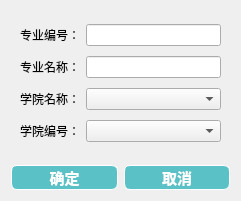
<?xml version="1.0" encoding="UTF-8"?>
<ui version="4.0">
 <class>DialogMajorData</class>
 <widget class="QDialog" name="DialogMajorData">
  <property name="geometry">
   <rect>
    <x>0</x>
    <y>0</y>
    <width>241</width>
    <height>201</height>
   </rect>
  </property>
  <property name="windowTitle">
   <string>Dialog</string>
  </property>
  <property name="styleSheet">
   <string notr="true">/*pushbutton */
QPushButton {
border: 0.5px solid white;
border-radius: 6px;
background-color: rgb(90,194,198);
min-width: 80px;
font-family: &quot;Microsoft YaHei&quot;;
font-size:11pt;
font-weight: bold;
color:white;
}

QPushButton:hover {
border: 0.5px solid white;
border-radius: 6px;
background-color: #1fab89;
min-width: 80px;
font-family: &quot;Microsoft YaHei&quot;;
font-size:10pt;
font-weight: bold;
color:white;
}
</string>
  </property>
  <layout class="QGridLayout" name="gridLayout_2">
   <item row="0" column="0" colspan="2">
    <widget class="QWidget" name="widget" native="true">
     <layout class="QGridLayout" name="gridLayout">
      <item row="4" column="1">
       <widget class="QComboBox" name="comboCollegeId"/>
      </item>
      <item row="4" column="0">
       <widget class="QLabel" name="label_3">
        <property name="text">
         <string>学院编号：</string>
        </property>
       </widget>
      </item>
      <item row="3" column="1">
       <widget class="QComboBox" name="comboCollegeName"/>
      </item>
      <item row="1" column="0">
       <widget class="QLabel" name="label_2">
        <property name="text">
         <string>专业名称：</string>
        </property>
       </widget>
      </item>
      <item row="1" column="1">
       <widget class="QLineEdit" name="leMajorName"/>
      </item>
      <item row="0" column="0">
       <widget class="QLabel" name="label">
        <property name="text">
         <string>专业编号：</string>
        </property>
       </widget>
      </item>
      <item row="3" column="0">
       <widget class="QLabel" name="label_4">
        <property name="text">
         <string>学院名称：</string>
        </property>
       </widget>
      </item>
      <item row="0" column="1">
       <widget class="QLineEdit" name="leMajorId"/>
      </item>
     </layout>
    </widget>
   </item>
   <item row="1" column="0">
    <widget class="QPushButton" name="btnCommit">
     <property name="text">
      <string>确定</string>
     </property>
    </widget>
   </item>
   <item row="1" column="1">
    <widget class="QPushButton" name="btnCancel">
     <property name="text">
      <string>取消</string>
     </property>
    </widget>
   </item>
  </layout>
 </widget>
 <resources/>
 <connections>
  <connection>
   <sender>btnCancel</sender>
   <signal>clicked()</signal>
   <receiver>DialogMajorData</receiver>
   <slot>reject()</slot>
   <hints>
    <hint type="sourcelabel">
     <x>177</x>
     <y>179</y>
    </hint>
    <hint type="destinationlabel">
     <x>120</x>
     <y>100</y>
    </hint>
   </hints>
  </connection>
  <connection>
   <sender>btnCommit</sender>
   <signal>clicked()</signal>
   <receiver>DialogMajorData</receiver>
   <slot>accept()</slot>
   <hints>
    <hint type="sourcelabel">
     <x>63</x>
     <y>179</y>
    </hint>
    <hint type="destinationlabel">
     <x>120</x>
     <y>100</y>
    </hint>
   </hints>
  </connection>
 </connections>
</ui>
